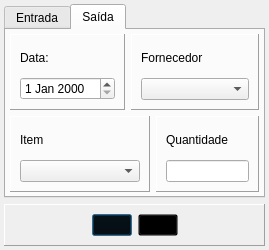
<?xml version="1.0" encoding="UTF-8"?>
<ui version="4.0">
 <class>Dialog</class>
 <widget class="QDialog" name="Dialog">
  <property name="geometry">
   <rect>
    <x>0</x>
    <y>0</y>
    <width>269</width>
    <height>250</height>
   </rect>
  </property>
  <property name="minimumSize">
   <size>
    <width>269</width>
    <height>250</height>
   </size>
  </property>
  <property name="maximumSize">
   <size>
    <width>269</width>
    <height>250</height>
   </size>
  </property>
  <property name="windowTitle">
   <string>Dialog</string>
  </property>
  <layout class="QVBoxLayout" name="verticalLayout">
   <property name="leftMargin">
    <number>4</number>
   </property>
   <property name="topMargin">
    <number>4</number>
   </property>
   <property name="rightMargin">
    <number>4</number>
   </property>
   <property name="bottomMargin">
    <number>4</number>
   </property>
   <item>
    <widget class="QTabWidget" name="tabWidget">
     <property name="currentIndex">
      <number>1</number>
     </property>
     <widget class="QWidget" name="tabEntrada">
      <attribute name="title">
       <string>Entrada</string>
      </attribute>
      <layout class="QGridLayout" name="gridLayout">
       <property name="leftMargin">
        <number>4</number>
       </property>
       <property name="topMargin">
        <number>4</number>
       </property>
       <property name="rightMargin">
        <number>4</number>
       </property>
       <property name="bottomMargin">
        <number>4</number>
       </property>
       <item row="0" column="0">
        <widget class="QFrame" name="fraDataEntrada">
         <property name="frameShape">
          <enum>QFrame::Panel</enum>
         </property>
         <property name="frameShadow">
          <enum>QFrame::Raised</enum>
         </property>
         <layout class="QVBoxLayout" name="verticalLayout_6">
          <item>
           <widget class="QLabel" name="lblDataEntrada">
            <property name="text">
             <string>Data:</string>
            </property>
           </widget>
          </item>
          <item>
           <widget class="QDateEdit" name="dteDataEntrada"/>
          </item>
         </layout>
        </widget>
       </item>
       <item row="0" column="1" colspan="2">
        <widget class="QFrame" name="fraFornecedor">
         <property name="frameShape">
          <enum>QFrame::Panel</enum>
         </property>
         <property name="frameShadow">
          <enum>QFrame::Raised</enum>
         </property>
         <layout class="QVBoxLayout" name="verticalLayout_7">
          <item>
           <widget class="QLabel" name="lblFornecedor">
            <property name="text">
             <string>Fornecedor</string>
            </property>
           </widget>
          </item>
          <item>
           <widget class="QComboBox" name="cbxFornecedor"/>
          </item>
         </layout>
        </widget>
       </item>
       <item row="1" column="0" colspan="2">
        <widget class="QFrame" name="fraItemEntrada">
         <property name="frameShape">
          <enum>QFrame::Panel</enum>
         </property>
         <property name="frameShadow">
          <enum>QFrame::Raised</enum>
         </property>
         <layout class="QVBoxLayout" name="verticalLayout_2">
          <item>
           <widget class="QLabel" name="lblItemEntrada">
            <property name="text">
             <string>Item</string>
            </property>
           </widget>
          </item>
          <item>
           <widget class="QComboBox" name="cbxItemEntrada">
            <property name="minimumSize">
             <size>
              <width>120</width>
              <height>20</height>
             </size>
            </property>
           </widget>
          </item>
         </layout>
        </widget>
       </item>
       <item row="1" column="2">
        <widget class="QFrame" name="fraQntdEntrada">
         <property name="frameShape">
          <enum>QFrame::Panel</enum>
         </property>
         <property name="frameShadow">
          <enum>QFrame::Raised</enum>
         </property>
         <layout class="QVBoxLayout" name="verticalLayout_3">
          <item>
           <widget class="QLabel" name="lblQntdEntrada">
            <property name="text">
             <string>Quantidade</string>
            </property>
           </widget>
          </item>
          <item>
           <widget class="QLineEdit" name="edtQntdEntrada">
            <property name="minimumSize">
             <size>
              <width>70</width>
              <height>20</height>
             </size>
            </property>
           </widget>
          </item>
         </layout>
        </widget>
       </item>
      </layout>
     </widget>
     <widget class="QWidget" name="tabSaida">
      <attribute name="title">
       <string>Saída</string>
      </attribute>
      <layout class="QGridLayout" name="gridLayout_2">
       <property name="leftMargin">
        <number>4</number>
       </property>
       <property name="topMargin">
        <number>4</number>
       </property>
       <property name="rightMargin">
        <number>4</number>
       </property>
       <property name="bottomMargin">
        <number>4</number>
       </property>
       <item row="0" column="0">
        <widget class="QFrame" name="fraDataSaida">
         <property name="frameShape">
          <enum>QFrame::Panel</enum>
         </property>
         <property name="frameShadow">
          <enum>QFrame::Raised</enum>
         </property>
         <layout class="QVBoxLayout" name="verticalLayout_9">
          <item>
           <widget class="QLabel" name="lblDataSaida">
            <property name="text">
             <string>Data:</string>
            </property>
           </widget>
          </item>
          <item>
           <widget class="QDateEdit" name="dteDataSaida"/>
          </item>
         </layout>
        </widget>
       </item>
       <item row="0" column="1" colspan="2">
        <widget class="QFrame" name="fraCliente">
         <property name="frameShape">
          <enum>QFrame::Panel</enum>
         </property>
         <property name="frameShadow">
          <enum>QFrame::Raised</enum>
         </property>
         <layout class="QVBoxLayout" name="verticalLayout_8">
          <item>
           <widget class="QLabel" name="lblCliente">
            <property name="text">
             <string>Fornecedor</string>
            </property>
           </widget>
          </item>
          <item>
           <widget class="QComboBox" name="cbxCliente"/>
          </item>
         </layout>
        </widget>
       </item>
       <item row="1" column="0" colspan="2">
        <widget class="QFrame" name="fraItemSaida">
         <property name="frameShape">
          <enum>QFrame::Panel</enum>
         </property>
         <property name="frameShadow">
          <enum>QFrame::Raised</enum>
         </property>
         <layout class="QVBoxLayout" name="verticalLayout_5">
          <item>
           <widget class="QLabel" name="lblItemSaida">
            <property name="text">
             <string>Item</string>
            </property>
           </widget>
          </item>
          <item>
           <widget class="QComboBox" name="cbxItemSaida">
            <property name="minimumSize">
             <size>
              <width>120</width>
              <height>20</height>
             </size>
            </property>
           </widget>
          </item>
         </layout>
        </widget>
       </item>
       <item row="1" column="2">
        <widget class="QFrame" name="fraQntdSaida">
         <property name="frameShape">
          <enum>QFrame::Panel</enum>
         </property>
         <property name="frameShadow">
          <enum>QFrame::Raised</enum>
         </property>
         <layout class="QVBoxLayout" name="verticalLayout_4">
          <item>
           <widget class="QLabel" name="lblQntdSaida">
            <property name="text">
             <string>Quantidade</string>
            </property>
           </widget>
          </item>
          <item>
           <widget class="QLineEdit" name="edtQntdSaida">
            <property name="minimumSize">
             <size>
              <width>70</width>
              <height>20</height>
             </size>
            </property>
           </widget>
          </item>
         </layout>
        </widget>
       </item>
      </layout>
     </widget>
    </widget>
   </item>
   <item>
    <widget class="QFrame" name="fraBotoes">
     <property name="frameShape">
      <enum>QFrame::Panel</enum>
     </property>
     <property name="frameShadow">
      <enum>QFrame::Raised</enum>
     </property>
     <layout class="QHBoxLayout" name="horizontalLayout">
      <item>
       <spacer name="horizontalSpacer">
        <property name="orientation">
         <enum>Qt::Horizontal</enum>
        </property>
        <property name="sizeHint" stdset="0">
         <size>
          <width>40</width>
          <height>20</height>
         </size>
        </property>
       </spacer>
      </item>
      <item>
       <widget class="QPushButton" name="btnGravar">
        <property name="sizePolicy">
         <sizepolicy hsizetype="Fixed" vsizetype="Fixed">
          <horstretch>0</horstretch>
          <verstretch>0</verstretch>
         </sizepolicy>
        </property>
        <property name="styleSheet">
         <string notr="true">background:transparent
</string>
        </property>
        <property name="text">
         <string/>
        </property>
        <property name="icon">
         <iconset resource="../icons/48px_.qrc">
          <normaloff>:/icons/2x/save.png</normaloff>:/icons/2x/save.png</iconset>
        </property>
        <property name="iconSize">
         <size>
          <width>48</width>
          <height>48</height>
         </size>
        </property>
       </widget>
      </item>
      <item>
       <widget class="QPushButton" name="btnCancelar">
        <property name="sizePolicy">
         <sizepolicy hsizetype="Fixed" vsizetype="Fixed">
          <horstretch>0</horstretch>
          <verstretch>0</verstretch>
         </sizepolicy>
        </property>
        <property name="styleSheet">
         <string notr="true">background:transparent
</string>
        </property>
        <property name="text">
         <string/>
        </property>
        <property name="icon">
         <iconset resource="../icons/48px_.qrc">
          <normaloff>:/icons/2x/cancel.png</normaloff>:/icons/2x/cancel.png</iconset>
        </property>
        <property name="iconSize">
         <size>
          <width>48</width>
          <height>48</height>
         </size>
        </property>
       </widget>
      </item>
      <item>
       <spacer name="horizontalSpacer_2">
        <property name="orientation">
         <enum>Qt::Horizontal</enum>
        </property>
        <property name="sizeHint" stdset="0">
         <size>
          <width>40</width>
          <height>20</height>
         </size>
        </property>
       </spacer>
      </item>
     </layout>
    </widget>
   </item>
  </layout>
 </widget>
 <resources>
  <include location="../icons/48px_.qrc"/>
 </resources>
 <connections/>
</ui>
